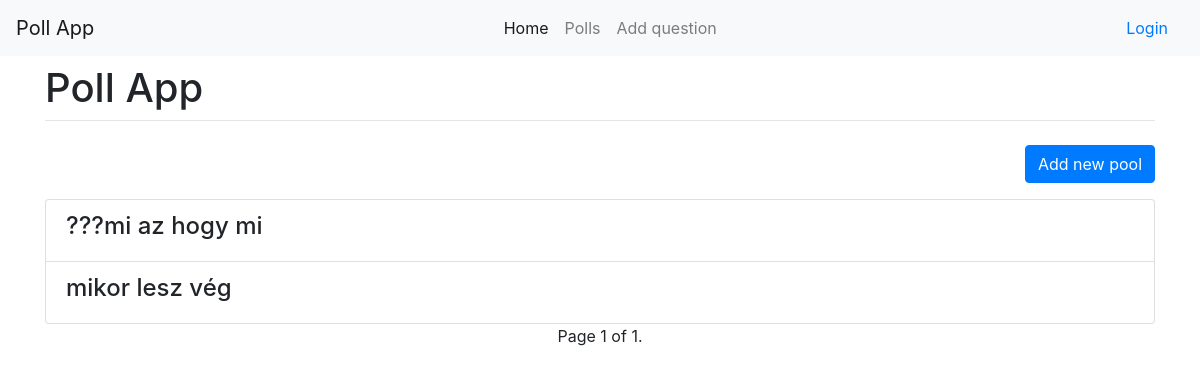
/polls/, run on an earlier commit of the app's database.
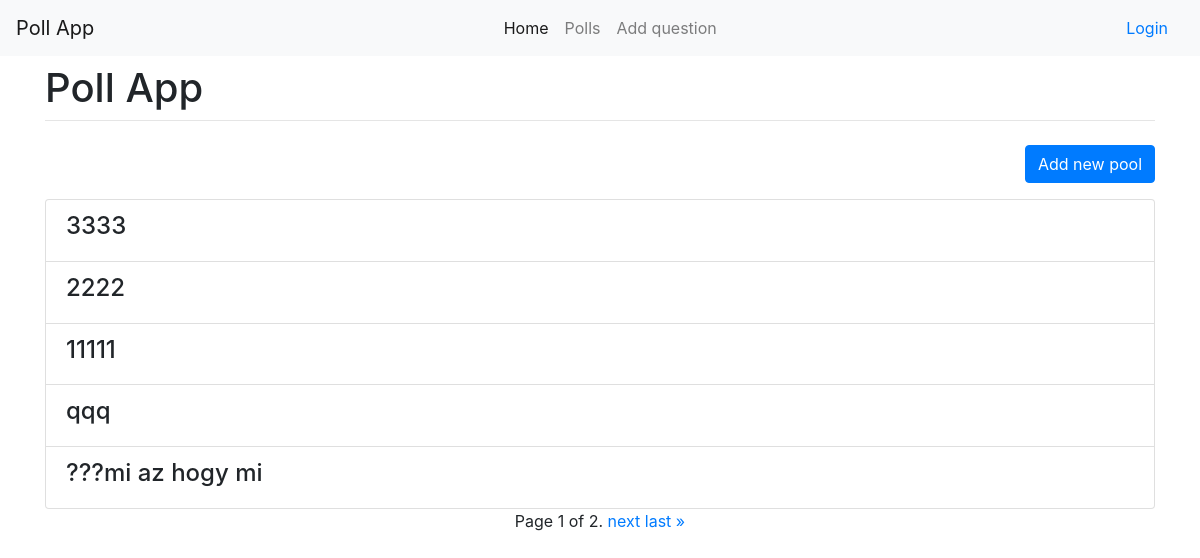
And on a later commit of the database.
### polls/models.py (models this page shows, shortened)
class Question(models.Model):
    owner = models.ForeignKey(User, on_delete=models.CASCADE, default=1)
    question_text = models.CharField(max_length=200)
    pub_date = models.DateTimeField(editable=False, auto_now_add=True)

### polls/views.py (the view)
# urls.py: path('', views.IndexView.as_view(), name='index'),
class IndexView(generic.ListView):
    paginate_by = 5
    template_name = 'polls/index.html'
    context_object_name = 'latest_question_list'
    def get_queryset(self):
        return Question.objects.filter(
        pub_date__lte=timezone.now()
        ).order_by('-pub_date')[:10]

### polls/templates/polls/index.html (shortened to what this page needs)
{% extends 'base.html' %}
{% block content %}
    <div class="container fluid">
      <div class="row justify-content-center">
        <div class="col">
          <h1 class="mt-2">Poll App</h1>
          <hr class="mt-0 mb-4">
<p class="text-right"><a class=" btn btn-primary" href="{% url 'polls:addpoll' %}">Add new pool</a></p>
{% if latest_question_list %}
    <ul class="list-group">
    {% for question in latest_question_list %}
        <li class="list-group-item d-flex justify-content-between align-items-center">
          <a class="h4" href="{% url 'polls:detail' question.id %}">{{ question.question_text }}</a>
          </li>
    {% endfor %}
    </ul>
{% else %}
    <p>No polls are available.</p>
{% endif %}
<div class="pagination row justify-content-center">
  <span class="step-links">
      <span class="current">
          Page {{ page_obj.number }} of {{ page_obj.paginator.num_pages }}.
      </span>
      {% if page_obj.has_next %}
          <a href="?page={{ page_obj.next_page_number }}">next</a>
          <a href="?page={{ page_obj.paginator.num_pages }}">last &raquo;</a>
      {% endif %}
  </span>
</div>
        </div>
      </div>
    </div>
  {% endblock %}

What changed in the data, as far as the page shows it:
no longer on this page (row unchanged): Question: question_text "mikor lesz vég"
added Question: question_text "3333"
added Question: question_text "2222"
added Question: question_text "11111"
added Question: question_text "qqq"
Also different on the page:
{{ page_obj.paginator.num_pages }}: "1" → "2"
text now shown: "next last »"
